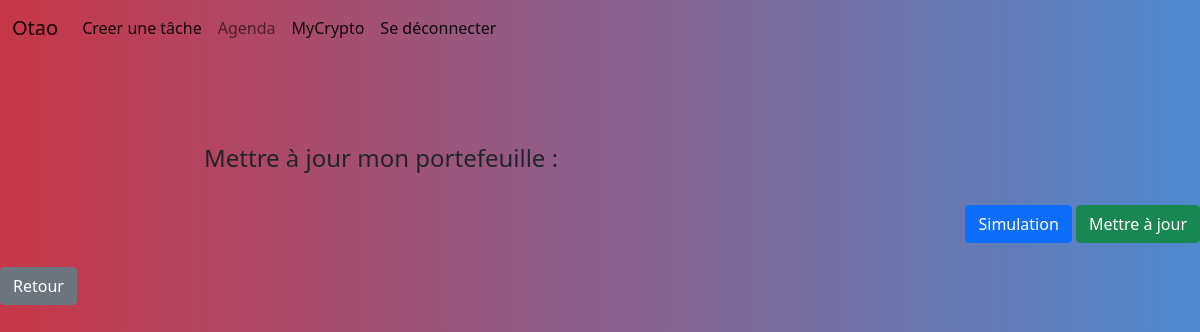
Before: /HomeManager/myCrypto/ (signed in) with the older database file.
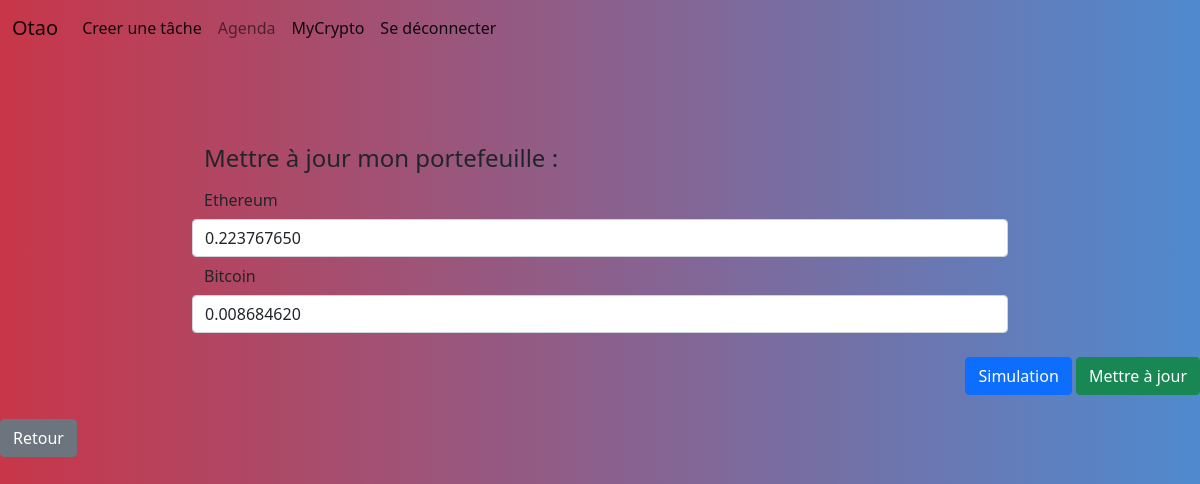
After: the same page with the newer database file.
### HomeManager/models.py (models this page shows, shortened)
class TypoCrypto(models.Model):
    code = models.CharField(max_length=3)
    libelle = models.CharField(max_length=10)

class Crypto(models.Model):
    personne = models.ForeignKey(Personne, on_delete=models.CASCADE)
    code = models.CharField(max_length=3,primary_key = True)
    quantite = models.DecimalField(default=0, max_digits=10, decimal_places=9)
    class Meta:
        ordering = ['code']

### HomeManager/views.py (the view)
# urls.py: path('myCrypto/', views.ShowCrypto, name='myCrypto'),
def ShowCrypto(request):
	listeCrypto = TypoCrypto.objects.all()
	cryptos = Crypto.objects.filter(personne__username_text=request.user.username)
	listCrypto = []
	for typo_crypto in listeCrypto:
		quantite = 0
		if cryptos.filter(code=typo_crypto.code).exists():
			quantite = cryptos.get(code=typo_crypto.code).quantite
		crypto = {
		'code' : typo_crypto.code,
		'libelle' : typo_crypto.libelle,
		'quantite' : quantite,
		}
		listCrypto.append(crypto)
	return render(request, 'HomeManager/myCrypto.html', {'cryptos': listCrypto})

### HomeManager/templates/HomeManager/myCrypto.html (shortened to what this page needs)
{% extends "HomeManager/base.html" %}
{% block content %}
{% load static %}
<div class="container" style="max-width: 70%;">
    <div class="container">
    <br>
    </div>
    <br> <br>
    <div class="container">
        <h4>Mettre à jour mon portefeuille : </h4>
    <form action="{% url 'HomeManager:updatedCrypto'%}"
    method="post">
    {% for crypto in cryptos %}
    <div class="form-group row">
        <label for="quantite_{{crypto.code}}"
        class="col-sm-2 col-form-label">{{crypto.libelle}}</label>
        <input id="quantite_{{crypto.code}}" name="quantite_{{crypto.code}}" type="text" class="form-control"
        aria-label="Quantité" aria-describedby="basic-addon1"
         value="{{crypto.quantite}}">
    </div>
    {% endfor %}
</div>
</div>
<div style="text-align:right;">
<input type="button" value="Simulation" class="btn btn-primary" onclick="SimulCrypto();">
    <input type="submit" value="Mettre à jour" class="btn btn-success">
    </div>
    <br>
    <input type="button" value="Retour" class="btn btn-secondary"
    onclick="location.href='{% url 'HomeManager:index' %}'">
{% endblock %}

### HomeManager/templates/HomeManager/base.html (shortened to what this page needs)
<!doctype html>
  <html lang="fr">
<head>
    {% load static %}
    <link href="https://cdn.jsdelivr.net/npm/bootstrap@5.0.2/dist/css/bootstrap.min.css" rel="stylesheet">
    <link href="{% static "HomeManager/css/style.css" %}"
    rel="stylesheet">
    <nav class="navbar navbar-expand-lg navbar navbar-light background"
    style="background-color:#e3f2fd;">
    <div class="container-fluid">
      <a class="navbar-brand" href="{% url 'HomeManager:index' %}">Otao</a>
      <div class="collapse navbar-collapse" id="navbarNavAltMarkup">
        <div class="navbar-nav">
          <a class="nav-link active" aria-current="page" href="{% url 'HomeManager:detail' 0 %}">Creer une tâche</a>
          <a class="nav-link" href="#">Agenda</a>
          <a class="nav-link active" aria-current="page" href="{% url 'HomeManager:myCrypto' %}">MyCrypto</a>
          <a class="nav-link active" aria-current="page" href="{% url 'HomeManager:logout' %}">Se déconnecter</a>
        </div>
      </div>
    </div>
  </nav>
</head>
{% block content %} {% endblock %}
<footer>
  <br/> <br/>
</footer>
</html>

### HomeManager/static/HomeManager/css/style.css (style rules this page uses)
.background { background: rgb(200,54,73); background: linear-gradient(90deg, rgba(200,54,73,1) 0%, rgba(79,138,207,1) 100%); }
* { margin:0; padding:0; }
body, html { height:100%; }

Changed rows visible on the page:
added TypoCrypto: libelle "Ethereum"
added Crypto: quantite_ETH "0.223767650"
added TypoCrypto: libelle "Bitcoin"
added Crypto: quantite_BTC "0.008684620"
